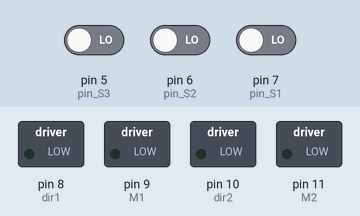
This sketch was run on a simulated Arduino Uno, built with avr-gcc and run on an emulated ATmega328P. On the bench: switched loads named in the sketch (green lamp = pin HIGH). Inputs (shaded band) come from the test bench; at power-on: pin 6 (pin_S2) LOW, pin 7 (pin_S1) LOW, pin 5 (pin_S3) LOW.

Above: at 1.2 s.
1.3 s: pin 6 (pin_S2) driven HIGH
At 1.7 s:
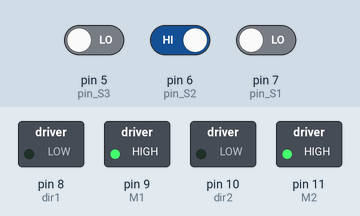
2.8 s: pin 6 (pin_S2) driven LOW
At 4.0 s:
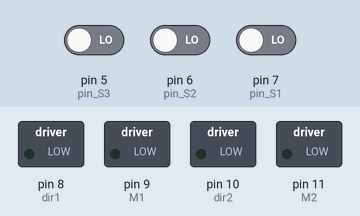
4.3 s: pin 7 (pin_S1) driven HIGH
At 5.1 s:
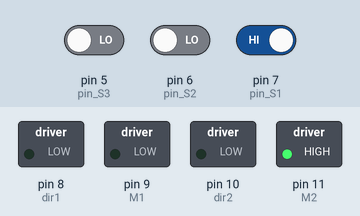
7.0 s: pin 6 (pin_S2) driven HIGH
8.5 s: pin 7 (pin_S1) driven LOW
At 9.9 s:
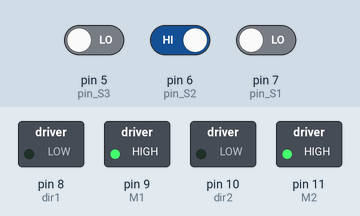
11.0 s: pin 5 (pin_S3) driven HIGH and pin 6 (pin_S2) driven LOW
At 11.5 s:
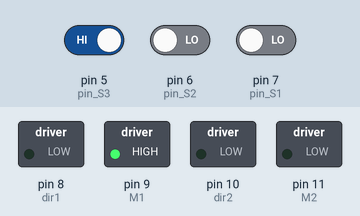
Timing chart, 0 to 13.5 s (numbered marks = the images above; inputs shaded):
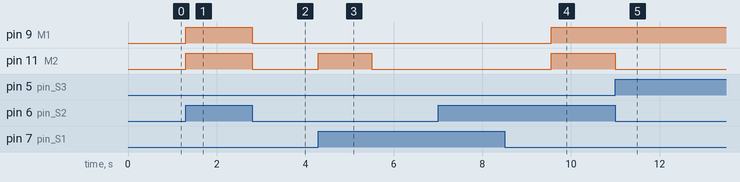

Measured:
- after the input at 1.3 s, pin 9 (M1), pin 11 (M2): LOW → HIGH at once
- after the input at 2.8 s, pin 9 (M1), pin 11 (M2): HIGH → LOW at once
- after the input at 4.3 s, pin 11 (M2): LOW → HIGH at once, → LOW 1.2 s later
- after the input at 8.5 s, pin 9 (M1), pin 11 (M2): LOW → HIGH after 1.1 s
- after the input at 11.0 s, pin 11 (M2): HIGH → LOW at once

The sketch:

sketch_jan31b-pid.ino
```cpp
#define M1 9     // PinoVelocidade 1º Motor ( 0 a 255) Porta IN2 ponte H;
#define M2 11    //PinoVelocidade 2º Motor ( 0 a 255)  Porta IN4 ponte H;
#define dir1 8   //PinoDireção do 1º Motor: Para frente / Para trás (HIGH ou LOW) porta IN1 ponte H;
#define dir2 10  //PinoDireção do 2º Motor: Para frente / Para trás (HIGH ou LOW) porta IN3 ponte H;

//Definição dos pinos dos sensores
#define pin_S1 7
#define pin_S2 6
#define pin_S3 5

// Parâmetros do PID
#define KP 2.0  // eses valores podem ser altreados
#define KI 0.05 // eses valores podem ser altreados
#define KD 0.5  // eses valores podem ser altreados

// Variáveis
bool Sensor1, Sensor2, Sensor3;
int velocidadeCurva;
float erroAnterior, erroIntegral, erroDerivada; // para armazenar os valores do erro anterior, do erro integral e do erro derivativo.

void setup() {
  // Setamos os pinos de controle dos motores como saída
  pinMode(M1, OUTPUT);
  pinMode(M2, OUTPUT);
  pinMode(dir1, OUTPUT);
  pinMode(dir2, OUTPUT);
  // Setamos a direção inicial do motor como 0, isso fará com que ambos os motores girem para frente
  digitalWrite(dir1, LOW);
  digitalWrite(dir2, LOW);
  // Setamos os pinos dos sensores como entrada
  pinMode(pin_S1, INPUT);
  pinMode(pin_S2, INPUT);
  pinMode(pin_S3, INPUT);
}

void loop() {
  // Leitura dos sensores
  Sensor1 = digitalRead(pin_S1);
  Sensor2 = digitalRead(pin_S2);
  Sensor3 = digitalRead(pin_S3);

  // Cálculo do erro
  int erro = (Sensor2 - Sensor1) * 255; //aqui ele vai calcular o erro com basse no valor lido pelo sensor 1 - 2 e multplicar por 255

  // Controle PID
  erroIntegral += erro * 0.02;
  erroDerivada = (erro - erroAnterior) / 0.02;
  velocidadeCurva = KP * erro + KI * erroIntegral + KD * erroDerivada;
  erroAnterior = erro;

  // Limitação da velocidade
  if (velocidadeCurva > 255) {
    velocidadeCurva = 255;
  } else if (velocidadeCurva < 0) {
    velocidadeCurva = 0;
  }

  // Controle dos motores
  if (Sensor2 == 1) {
    analogWrite(M1, velocidadeCurva);
    analogWrite(M2, velocidadeCurva);
  } else if (Sensor1 == 1) {
    analogWrite(M1, 0);
    analogWrite(M2, velocidadeCurva);
  } else if (Sensor3 == 1) {
    analogWrite(M1, velocidadeCurva);
    analogWrite(M2, 0);
  } else {
    analogWrite(M1, 0);
    analogWrite(M2, 0);
  }
}
```
